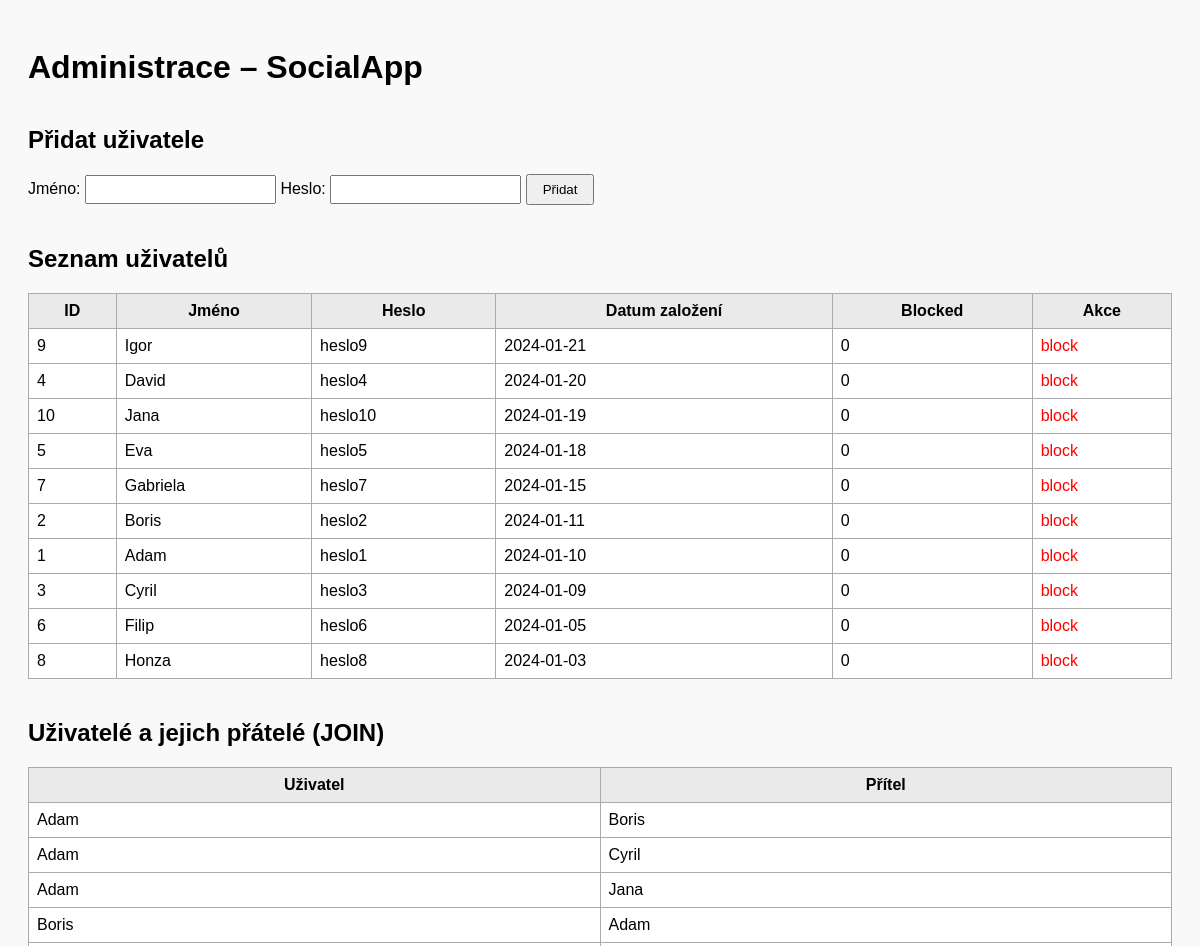
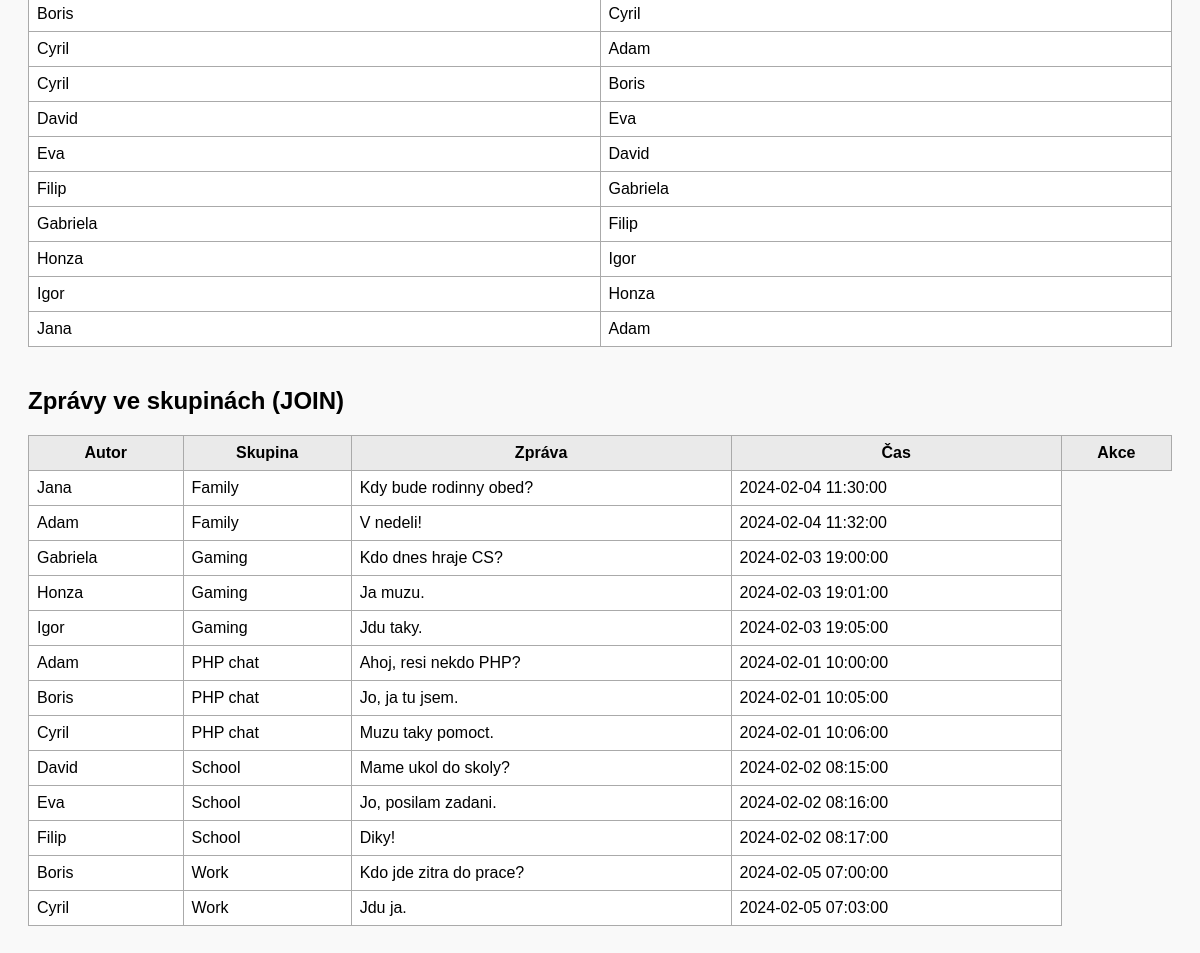
The app's page /index2.php with its own data (2 pictures, top to bottom).
### tables this page shows
CREATE TABLE users (
                       id INT AUTO_INCREMENT PRIMARY KEY,
                       blocked BOOL DEFAULT 0,
                       name VARCHAR(50) NOT NULL UNIQUE,
                       passwd_hashed VARCHAR(255) NOT NULL,
                       created_at DATE NOT NULL
);

CREATE TABLE texts (
                       id INT AUTO_INCREMENT PRIMARY KEY,
                       group_id INT NOT NULL,
                       user_id INT NOT NULL,
                       content TEXT NOT NULL,
                       sent_at DATETIME NOT NULL,
                       blocked BOOL NOT NULL DEFAULT 0,
                       FOREIGN KEY (group_id) REFERENCES groups(id),
                       FOREIGN KEY (user_id) REFERENCES users(id)
);

CREATE TABLE groups (
                        id INT AUTO_INCREMENT PRIMARY KEY,
                        name VARCHAR(50) NOT NULL UNIQUE
);

### index2.php (the view, shortened to what this page needs)
<?php
$host = '127.0.0.1';
$db   = 'socialapp';
$user = 'phpuser';
$pass = 'heslo123';
$dsn = "mysql:host=$host;dbname=$db";
$pdo = new PDO($dsn, $user, $pass);
$pdo->setAttribute(PDO::ATTR_ERRMODE, PDO::ERRMODE_EXCEPTION);
$users = $pdo->query("SELECT * FROM users ORDER BY created_at DESC")->fetchAll();
$joined_friends = $pdo->query("
    SELECT u.name AS user_name, f2.name AS friend_name
    FROM friends f
    JOIN users u ON u.id = f.user_id
    JOIN users f2 ON f2.id = f.friend_id
")->fetchAll();
$joined_groups = $pdo->query("
    SELECT texts.content, texts.sent_at, users.name AS user_name, groups.name AS group_name
    FROM texts
    JOIN users ON users.id = texts.user_id
    JOIN groups ON groups.id = texts.group_id
")->fetchAll();
?>
<!DOCTYPE html>
<html>
<head>
</head>
<body>
<h1>Administrace – SocialApp</h1>
<h2>Přidat uživatele</h2>
<form method="post">
    Jméno: <input type="text" name="name" required>
    Heslo: <input type="text" name="passwd" required>
    <button type="submit">Přidat</button>
</form>
<h2>Seznam uživatelů</h2>
<table>
    <tr>
        <th>ID</th>
        <th>Jméno</th>
        <th>Heslo</th>
        <th>Datum založení</th>
        <th>Blocked</th>
        <th>Akce</th>
    </tr>
    <?php foreach ($users as $u): ?>
        <tr>
            <td><?= $u['id'] ?></td>
            <td><?= htmlspecialchars($u['name']) ?></td>
            <td><?= htmlspecialchars($u['passwd_hashed']) ?></td>
            <td><?= $u['created_at'] ?></td>
            <td><?= htmlspecialchars($u["blocked"])?></td>
            <td>
                <a class="delete" href="?block-user=<?= $u['id'] ?>">block</a>
            </td>
        </tr>
    <?php endforeach; ?>
</table>
<h2>Uživatelé a jejich přátelé (JOIN)</h2>
<table>
    <tr>
        <th>Uživatel</th>
        <th>Přítel</th>
    </tr>
    <?php foreach ($joined_friends as $row): ?>
        <tr>
            <td><?= htmlspecialchars($row['user_name']) ?></td>
            <td><?= htmlspecialchars($row['friend_name']) ?></td>
        </tr>
    <?php endforeach; ?>
</table>
<h2>Zprávy ve skupinách (JOIN)</h2>
<table>
    <tr>
        <th>Autor</th>
        <th>Skupina</th>
        <th>Zpráva</th>
        <th>Čas</th>
        <th>Akce</th>
    </tr>
    <?php foreach ($joined_groups as $row): ?>
        <tr>
            <td><?= htmlspecialchars($row['user_name']) ?></td>
            <td><?= htmlspecialchars($row['group_name']) ?></td>
            <td><?= htmlspecialchars($row['content']) ?></td>
            <td><?= $row['sent_at'] ?></td>
        </tr>
    <?php endforeach; ?>
</table>
</body>
</html>

### index2.php (style rules this page uses)
body { font-family: Arial; padding: 20px; background: #f9f9f9; }
table { border-collapse: collapse; width: 100%; margin-bottom: 40px; }
th, td { border: 1px solid #aaa; padding: 8px; background: white; }
th { background: #eaeaea; }
h2 { margin-top: 40px; }
form { margin-bottom: 20px; }
input { padding: 5px; }
button { padding: 6px 15px; cursor: pointer; }
.delete { color: red; text-decoration: none; }

### records on screen
users: id "9", name "Igor", passwd_hashed "heslo9", created_at "2024-01-21", blocked "0", users.name "Honza"
users: id "4", name "David", passwd_hashed "heslo4", created_at "2024-01-20", blocked "0", users.name "Eva"
users: id "10", name "Jana", passwd_hashed "heslo10", created_at "2024-01-19", blocked "0", users.name "Adam"
users: id "5", name "Eva", passwd_hashed "heslo5", created_at "2024-01-18", blocked "0", users.name "David"
users: id "7", name "Gabriela", passwd_hashed "heslo7", created_at "2024-01-15", blocked "0", users.name "Filip"
users: id "2", name "Boris", passwd_hashed "heslo2", created_at "2024-01-11", blocked "0", users.name "Adam", users.name "Cyril"
users: id "1", name "Adam", passwd_hashed "heslo1", created_at "2024-01-10", blocked "0", users.name "Boris", users.name "Cyril", users.name "Jana"
users: id "3", name "Cyril", passwd_hashed "heslo3", created_at "2024-01-09", blocked "0", users.name "Adam", users.name "Boris"
users: id "6", name "Filip", passwd_hashed "heslo6", created_at "2024-01-05", blocked "0", users.name "Gabriela"
users: id "8", name "Honza", passwd_hashed "heslo8", created_at "2024-01-03", blocked "0", users.name "Igor"
texts: user.name "Jana", group.name "Family", content "Kdy bude rodinny obed?", sent_at "2024-02-04 11:30:00"
texts: user.name "Adam", group.name "Family", content "V nedeli!", sent_at "2024-02-04 11:32:00"
texts: user.name "Gabriela", group.name "Gaming", content "Kdo dnes hraje CS?", sent_at "2024-02-03 19:00:00"
texts: user.name "Honza", group.name "Gaming", content "Ja muzu.", sent_at "2024-02-03 19:01:00"
texts: user.name "Igor", group.name "Gaming", content "Jdu taky.", sent_at "2024-02-03 19:05:00"
texts: user.name "Adam", group.name "PHP chat", content "Ahoj, resi nekdo PHP?", sent_at "2024-02-01 10:00:00"
texts: user.name "Boris", group.name "PHP chat", content "Jo, ja tu jsem.", sent_at "2024-02-01 10:05:00"
texts: user.name "Cyril", group.name "PHP chat", content "Muzu taky pomoct.", sent_at "2024-02-01 10:06:00"
texts: user.name "David", group.name "School", content "Mame ukol do skoly?", sent_at "2024-02-02 08:15:00"
texts: user.name "Eva", group.name "School", content "Jo, posilam zadani.", sent_at "2024-02-02 08:16:00"
texts: user.name "Filip", group.name "School", content "Diky!", sent_at "2024-02-02 08:17:00"
texts: user.name "Boris", group.name "Work", content "Kdo jde zitra do prace?", sent_at "2024-02-05 07:00:00"
texts: user.name "Cyril", group.name "Work", content "Jdu ja.", sent_at "2024-02-05 07:03:00"
